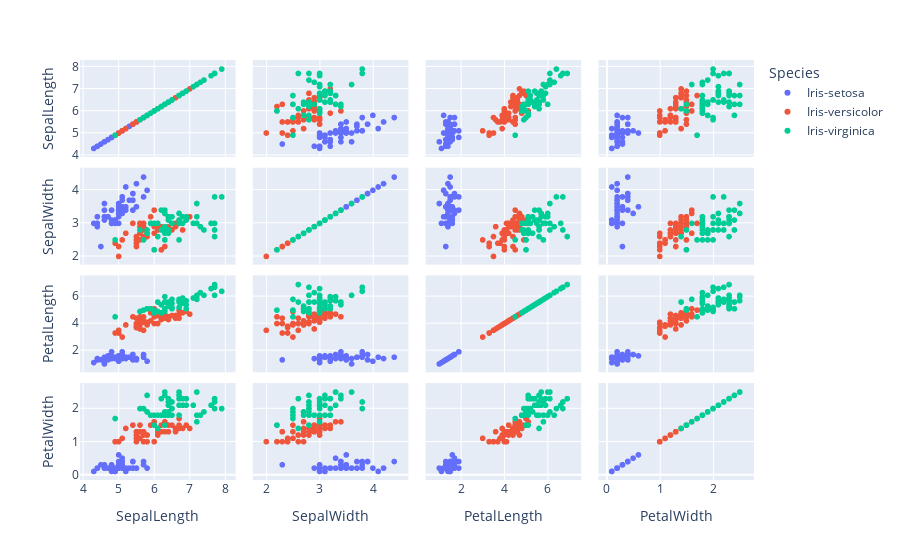

This figure's notebook cell:
### Code cell
# Getting insights of the dataset using Scatter Matrix plot
px.scatter_matrix(iris_data, color='Species', dimensions=['SepalLength', 'SepalWidth', 'PetalLength', 'PetalWidth',])

### Figure 1 — Plotly figure (JSON) as saved in the notebook; plotly's stock layout.template omitted (floating-point values rounded to 4 significant figures)
{"data": [{"dimensions": [{"axis": {"matches": true}, "label": "SepalLength", "values": [5.1, 4.9, 4.7, 4.6, 5, 5.4, 4.6, 5, 4.4, 4.9, 5.4, 4.8, 4.8, 4.3, 5.8, 5.7, 5.4, 5.1, 5.7, 5.1, 5.4, 5.1, 4.6, 5.1, 4.8, 5, 5, 5.2, 5.2, 4.7, 4.8, 5.4, 5.2, 5.5, 4.9, 5, 5.5, 4.9, 4.4, 5.1, 5, 4.5, 4.4, 5, 5.1, 4.8, 5.1, 4.6, 5.3, 5]}, {"axis": {"matches": true}, "label": "SepalWidth", "values": [3.5, 3, 3.2, 3.1, 3.6, 3.9, 3.4, 3.4, 2.9, 3.1, 3.7, 3.4, 3, 3, 4, 4.4, 3.9, 3.5, 3.8, 3.8, 3.4, 3.7, 3.6, 3.3, 3.4, 3, 3.4, 3.5, 3.4, 3.2, 3.1, 3.4, 4.1, 4.2, 3.1, 3.2, 3.5, 3.1, 3, 3.4, 3.5, 2.3, 3.2, 3.5, 3.8, 3, 3.8, 3.2, 3.7, 3.3]}, {"axis": {"matches": true}, "label": "PetalLength", "values": [1.4, 1.4, 1.3, 1.5, 1.4, 1.7, 1.4, 1.5, 1.4, 1.5, 1.5, 1.6, 1.4, 1.1, 1.2, 1.5, 1.3, 1.4, 1.7, 1.5, 1.7, 1.5, 1, 1.7, 1.9, 1.6, 1.6, 1.5, 1.4, 1.6, 1.6, 1.5, 1.5, 1.4, 1.5, 1.2, 1.3, 1.5, 1.3, 1.5, 1.3, 1.3, 1.3, 1.6, 1.9, 1.4, 1.6, 1.4, 1.5, 1.4]}, {"axis": {"matches": true}, "label": "PetalWidth", "values": [0.2, 0.2, 0.2, 0.2, 0.2, 0.4, 0.3, 0.2, 0.2, 0.1, 0.2, 0.2, 0.1, 0.1, 0.2, 0.4, 0.4, 0.3, 0.3, 0.3, 0.2, 0.4, 0.2, 0.5, 0.2, 0.2, 0.4, 0.2, 0.2, 0.2, 0.2, 0.4, 0.1, 0.2, 0.1, 0.2, 0.2, 0.1, 0.2, 0.2, 0.3, 0.3, 0.2, 0.6, 0.4, 0.3, 0.2, 0.2, 0.2, 0.2]}], "hovertemplate": "Species=Iris-setosa<br>%{xaxis.title.text}=%{x}<br>%{yaxis.title.text}=%{y}<extra></extra>", "legendgroup": "Iris-setosa", "marker": {"color": "#636efa", "symbol": "circle"}, "name": "Iris-setosa", "showlegend": true, "type": "splom"}, {"dimensions": [{"axis": {"matches": true}, "label": "SepalLength", "values": [7, 6.4, 6.9, 5.5, 6.5, 5.7, 6.3, 4.9, 6.6, 5.2, 5, 5.9, 6, 6.1, 5.6, 6.7, 5.6, 5.8, 6.2, 5.6, 5.9, 6.1, 6.3, 6.1, 6.4, 6.6, 6.8, 6.7, 6, 5.7, 5.5, 5.5, 5.8, 6, 5.4, 6, 6.7, 6.3, 5.6, 5.5, 5.5, 6.1, 5.8, 5, 5.6, 5.7, 5.7, 6.2, 5.1, 5.7]}, {"axis": {"matches": true}, "label": "SepalWidth", "values": [3.2, 3.2, 3.1, 2.3, 2.8, 2.8, 3.3, 2.4, 2.9, 2.7, 2, 3, 2.2, 2.9, 2.9, 3.1, 3, 2.7, 2.2, 2.5, 3.2, 2.8, 2.5, 2.8, 2.9, 3, 2.8, 3, 2.9, 2.6, 2.4, 2.4, 2.7, 2.7, 3, 3.4, 3.1, 2.3, 3, 2.5, 2.6, 3, 2.6, 2.3, 2.7, 3, 2.9, 2.9, 2.5, 2.8]}, {"axis": {"matches": true}, "label": "PetalLength", "values": [4.7, 4.5, 4.9, 4, 4.6, 4.5, 4.7, 3.3, 4.6, 3.9, 3.5, 4.2, 4, 4.7, 3.6, 4.4, 4.5, 4.1, 4.5, 3.9, 4.8, 4, 4.9, 4.7, 4.3, 4.4, 4.8, 5, 4.5, 3.5, 3.8, 3.7, 3.9, 5.1, 4.5, 4.5, 4.7, 4.4, 4.1, 4, 4.4, 4.6, 4, 3.3, 4.2, 4.2, 4.2, 4.3, 3, 4.1]}, {"axis": {"matches": true}, "label": "PetalWidth", "values": [1.4, 1.5, 1.5, 1.3, 1.5, 1.3, 1.6, 1, 1.3, 1.4, 1, 1.5, 1, 1.4, 1.3, 1.4, 1.5, 1, 1.5, 1.1, 1.8, 1.3, 1.5, 1.2, 1.3, 1.4, 1.4, 1.7, 1.5, 1, 1.1, 1, 1.2, 1.6, 1.5, 1.6, 1.5, 1.3, 1.3, 1.3, 1.2, 1.4, 1.2, 1, 1.3, 1.2, 1.3, 1.3, 1.1, 1.3]}], "hovertemplate": "Species=Iris-versicolor<br>%{xaxis.title.text}=%{x}<br>%{yaxis.title.text}=%{y}<extra></extra>", "legendgroup": "Iris-versicolor", "marker": {"color": "#EF553B", "symbol": "circle"}, "name": "Iris-versicolor", "showlegend": true, "type": "splom"}, {"dimensions": [{"axis": {"matches": true}, "label": "SepalLength", "values": [6.3, 5.8, 7.1, 6.3, 6.5, 7.6, 4.9, 7.3, 6.7, 7.2, 6.5, 6.4, 6.8, 5.7, 5.8, 6.4, 6.5, 7.7, 7.7, 6, 6.9, 5.6, 7.7, 6.3, 6.7, 7.2, 6.2, 6.1, 6.4, 7.2, 7.4, 7.9, 6.4, 6.3, 6.1, 7.7, 6.3, 6.4, 6, 6.9, 6.7, 6.9, 5.8, 6.8, 6.7, 6.7, 6.3, 6.5, 6.2, 5.9]}, {"axis": {"matches": true}, "label": "SepalWidth", "values": [3.3, 2.7, 3, 2.9, 3, 3, 2.5, 2.9, 2.5, 3.6, 3.2, 2.7, 3, 2.5, 2.8, 3.2, 3, 3.8, 2.6, 2.2, 3.2, 2.8, 2.8, 2.7, 3.3, 3.2, 2.8, 3, 2.8, 3, 2.8, 3.8, 2.8, 2.8, 2.6, 3, 3.4, 3.1, 3, 3.1, 3.1, 3.1, 2.7, 3.2, 3.3, 3, 2.5, 3, 3.4, 3]}, {"axis": {"matches": true}, "label": "PetalLength", "values": [6, 5.1, 5.9, 5.6, 5.8, 6.6, 4.5, 6.3, 5.8, 6.1, 5.1, 5.3, 5.5, 5, 5.1, 5.3, 5.5, 6.7, 6.9, 5, 5.7, 4.9, 6.7, 4.9, 5.7, 6, 4.8, 4.9, 5.6, 5.8, 6.1, 6.4, 5.6, 5.1, 5.6, 6.1, 5.6, 5.5, 4.8, 5.4, 5.6, 5.1, 5.1, 5.9, 5.7, 5.2, 5, 5.2, 5.4, 5.1]}, {"axis": {"matches": true}, "label": "PetalWidth", "values": [2.5, 1.9, 2.1, 1.8, 2.2, 2.1, 1.7, 1.8, 1.8, 2.5, 2, 1.9, 2.1, 2, 2.4, 2.3, 1.8, 2.2, 2.3, 1.5, 2.3, 2, 2, 1.8, 2.1, 1.8, 1.8, 1.8, 2.1, 1.6, 1.9, 2, 2.2, 1.5, 1.4, 2.3, 2.4, 1.8, 1.8, 2.1, 2.4, 2.3, 1.9, 2.3, 2.5, 2.3, 1.9, 2, 2.3, 1.8]}], "hovertemplate": "Species=Iris-virginica<br>%{xaxis.title.text}=%{x}<br>%{yaxis.title.text}=%{y}<extra></extra>", "legendgroup": "Iris-virginica", "marker": {"color": "#00cc96", "symbol": "circle"}, "name": "Iris-virginica", "showlegend": true, "type": "splom"}], "layout": {"dragmode": "select", "legend": {"title": {"text": "Species"}, "tracegroupgap": 0}, "margin": {"t": 60}}}
